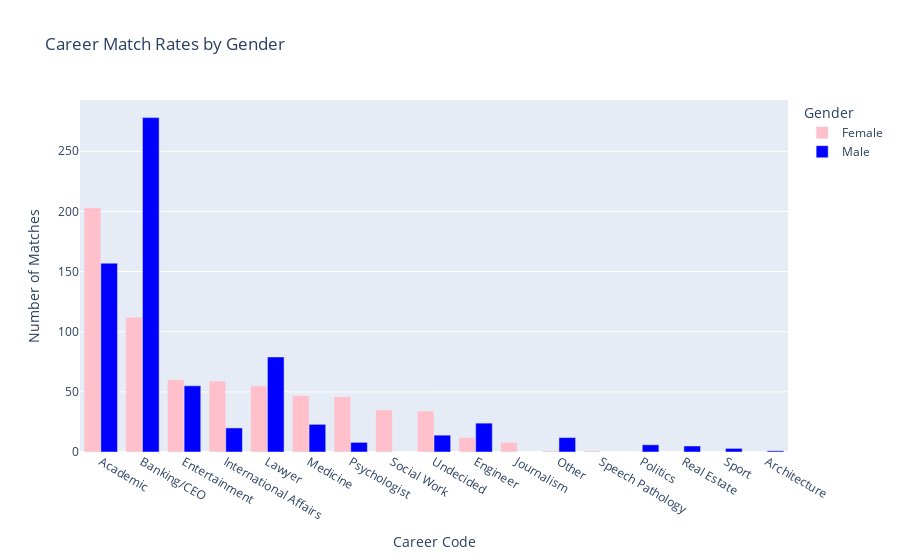

The notebook cell this image was saved under:
### Code cell
fig = go.Figure(data=[
    go.Bar(name='Female', x=career_match_rate_female['career_code'], y=career_match_rate_female['match'], marker_color='pink'),
    go.Bar(name='Male', x=career_match_rate_male['career_code'], y=career_match_rate_male['match'], marker_color='blue')
])

# Update the layout for a cleaner look
fig.update_layout(barmode='group', title='Career Match Rates by Gender',
                  xaxis_title='Career Code', yaxis_title='Number of Matches',
                  legend_title='Gender')
fig.show()

### Figure 1 — Plotly figure (JSON) as saved in the notebook; plotly's stock layout.template omitted (floating-point values rounded to 4 significant figures)
{"data": [{"marker": {"color": "pink"}, "name": "Female", "type": "bar", "x": ["Academic", "Banking/CEO", "Entertainment", "International Affairs", "Lawyer", "Medicine", "Psychologist", "Social Work", "Undecided", "Engineer", "Journalism", "Other", "Speech Pathology", "Politics"], "y": [203, 112, 60, 59, 55, 47, 46, 35, 34, 12, 8, 1, 1, 0]}, {"marker": {"color": "blue"}, "name": "Male", "type": "bar", "x": ["Banking/CEO", "Academic", "Lawyer", "Entertainment", "Engineer", "Medicine", "International Affairs", "Undecided", "Other", "Psychologist", "Politics", "Real Estate", "Sport", "Architecture"], "y": [278, 157, 79, 55, 24, 23, 20, 14, 12, 8, 6, 5, 3, 1]}], "layout": {"barmode": "group", "legend": {"title": {"text": "Gender"}}, "title": {"text": "Career Match Rates by Gender"}, "xaxis": {"title": {"text": "Career Code"}}, "yaxis": {"title": {"text": "Number of Matches"}}}}
